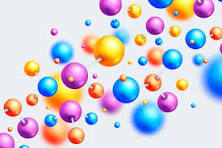
#> input picture computer/ball.jpg, 222 x 148 px, found by its file name
$ python hsv_project.py
#> lines starting #> are read from the running program, lines starting #| are printed output that depends on the picture; after the words box and inside, x2 and y2 are one past the last pixel; in counts of white or black regions, pixels touching at a corner belong together
import cv2
import numpy as np

img=cv2.imread("D:\\computer\\ball.jpg")
#> img is the input picture: shape (148, 222, 3); mean B, G, R 213, 202.5, 208.3
img=cv2.resize(img,(400,400))
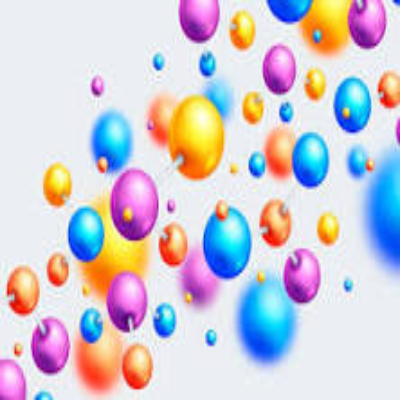
#> img: shape (400, 400, 3); mean B, G, R 212.9, 202.4, 208.2
# cv2.imshow('img',img)
def nothing(x):
    pass

cv2.namedWindow('color adjustment')

cv2.createTrackbar('lower_H','color adjustment',0,255,nothing)
#> slider 'lower_H' is set to 51
cv2.createTrackbar('lower_S','color adjustment',0,255,nothing)
#> slider 'lower_S' is set to 51
cv2.createTrackbar('lower_V','color adjustment',0,255,nothing)
#> slider 'lower_V' is set to 51

cv2.createTrackbar('upper_H','color adjustment',255,255,nothing)
cv2.createTrackbar('upper_S','color adjustment',255,255,nothing)
cv2.createTrackbar('upper_V','color adjustment',255,255,nothing)

while True:
    hsv=cv2.cvtColor(img,cv2.COLOR_BGR2HSV)
#> hsv: shape (400, 400, 3); mean H, S, V 93.8, 74.2, 240.2
    l_h=cv2.getTrackbarPos('lower_H','color adjustment')
    l_s=cv2.getTrackbarPos('lower_S','color adjustment')
    l_v=cv2.getTrackbarPos('lower_V','color adjustment')

    u_h=cv2.getTrackbarPos('upper_H','color adjustment')
    u_s=cv2.getTrackbarPos('upper_S','color adjustment')
    u_v=cv2.getTrackbarPos('upper_V','color adjustment')
    u_v=np.array([u_h,u_s,u_v])
    l_v=np.array([l_h,l_s,l_v])

    mask=cv2.inRange(hsv,l_v,u_v)
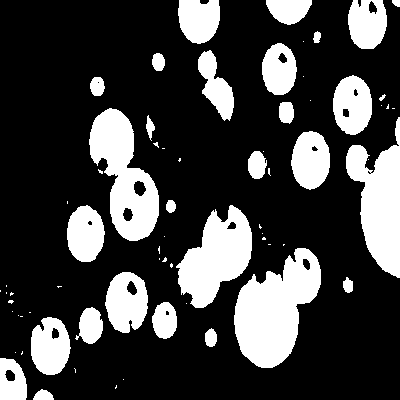
#> mask: shape (400, 400); 25.2% white; 69 white regions (40 under 20 px), largest, box (x1, y1, x2, y2) and area: (234, 248, 321, 368) 6295, (89, 108, 159, 241) 4916, (346, 117, 400, 278) 4770
    res=cv2.bitwise_and(img,img,mask=mask)
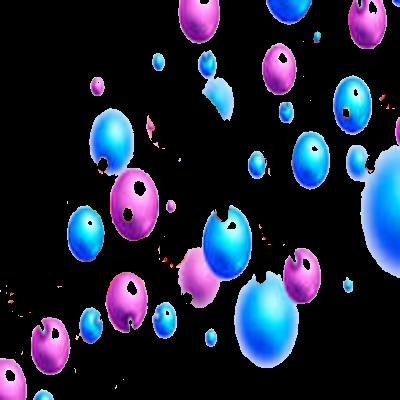
#> res: shape (400, 400, 3); mean B, G, R 57.2, 36, 31.2
    cv2.imshow('frame',img)
    cv2.imshow('mask',mask)
    cv2.imshow('res',res)

    if cv2.waitKey(1)==27:
#> (key Esc is pressed here)
        break

cv2.waitKey(0)
cv2.destroyAllWindows()
